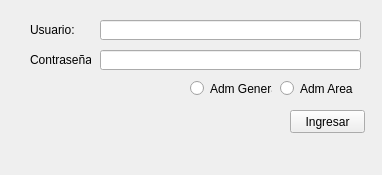
<?xml version="1.0" encoding="UTF-8"?>
<ui version="4.0">
 <class>inicio</class>
 <widget class="QMainWindow" name="inicio">
  <property name="geometry">
   <rect>
    <x>0</x>
    <y>0</y>
    <width>382</width>
    <height>175</height>
   </rect>
  </property>
  <property name="windowTitle">
   <string>inicio</string>
  </property>
  <widget class="QWidget" name="centralwidget">
   <widget class="QPushButton" name="btnEntrar">
    <property name="geometry">
     <rect>
      <x>290</x>
      <y>110</y>
      <width>75</width>
      <height>23</height>
     </rect>
    </property>
    <property name="text">
     <string>Ingresar</string>
    </property>
   </widget>
   <widget class="QLineEdit" name="tusuario">
    <property name="geometry">
     <rect>
      <x>100</x>
      <y>20</y>
      <width>261</width>
      <height>20</height>
     </rect>
    </property>
   </widget>
   <widget class="QLineEdit" name="tclave">
    <property name="geometry">
     <rect>
      <x>100</x>
      <y>50</y>
      <width>261</width>
      <height>20</height>
     </rect>
    </property>
   </widget>
   <widget class="QLabel" name="label">
    <property name="geometry">
     <rect>
      <x>30</x>
      <y>20</y>
      <width>51</width>
      <height>20</height>
     </rect>
    </property>
    <property name="text">
     <string>Usuario:</string>
    </property>
   </widget>
   <widget class="QLabel" name="label_2">
    <property name="geometry">
     <rect>
      <x>30</x>
      <y>50</y>
      <width>61</width>
      <height>20</height>
     </rect>
    </property>
    <property name="text">
     <string>Contraseña:</string>
    </property>
   </widget>
   <widget class="QRadioButton" name="rAdmGeneral">
    <property name="geometry">
     <rect>
      <x>190</x>
      <y>80</y>
      <width>82</width>
      <height>17</height>
     </rect>
    </property>
    <property name="text">
     <string>Adm General</string>
    </property>
   </widget>
   <widget class="QRadioButton" name="rAdmArea">
    <property name="geometry">
     <rect>
      <x>280</x>
      <y>80</y>
      <width>82</width>
      <height>17</height>
     </rect>
    </property>
    <property name="text">
     <string>Adm Area</string>
    </property>
   </widget>
  </widget>
  <widget class="QMenuBar" name="menubar">
   <property name="geometry">
    <rect>
     <x>0</x>
     <y>0</y>
     <width>382</width>
     <height>21</height>
    </rect>
   </property>
  </widget>
 </widget>
 <resources/>
 <connections/>
</ui>
